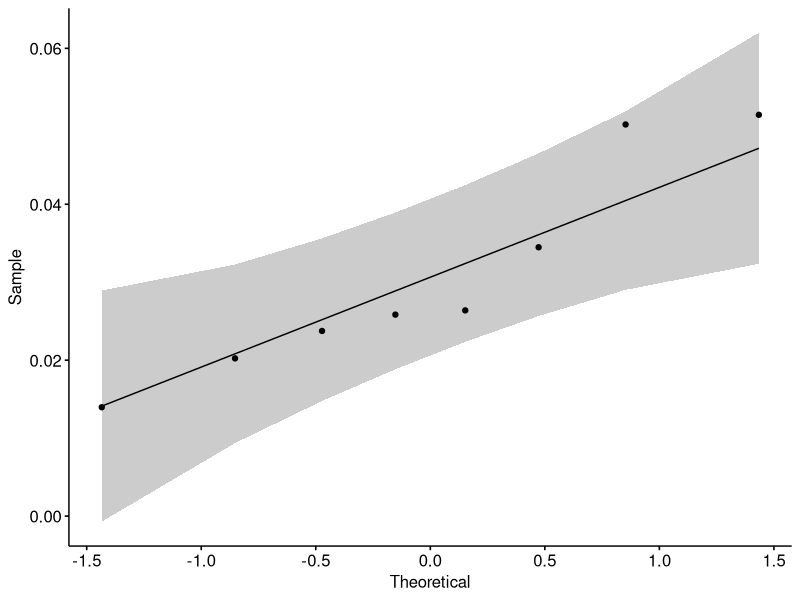
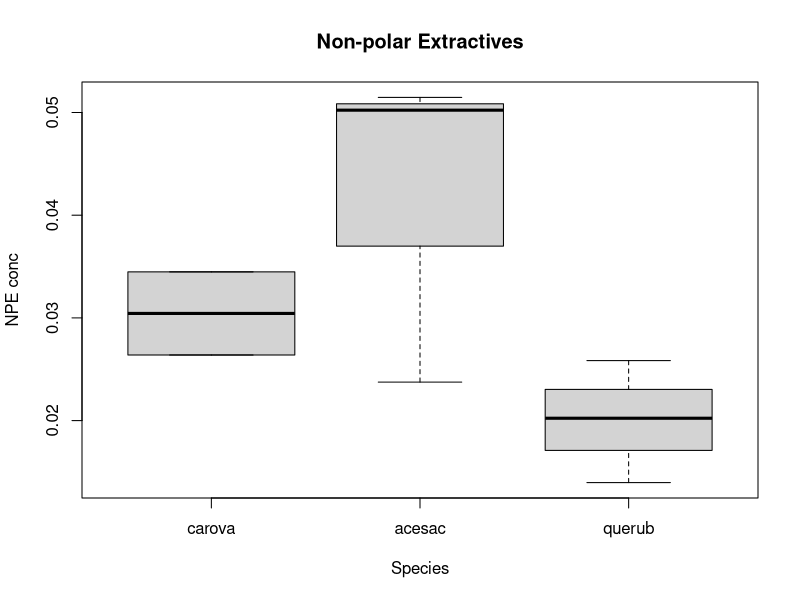
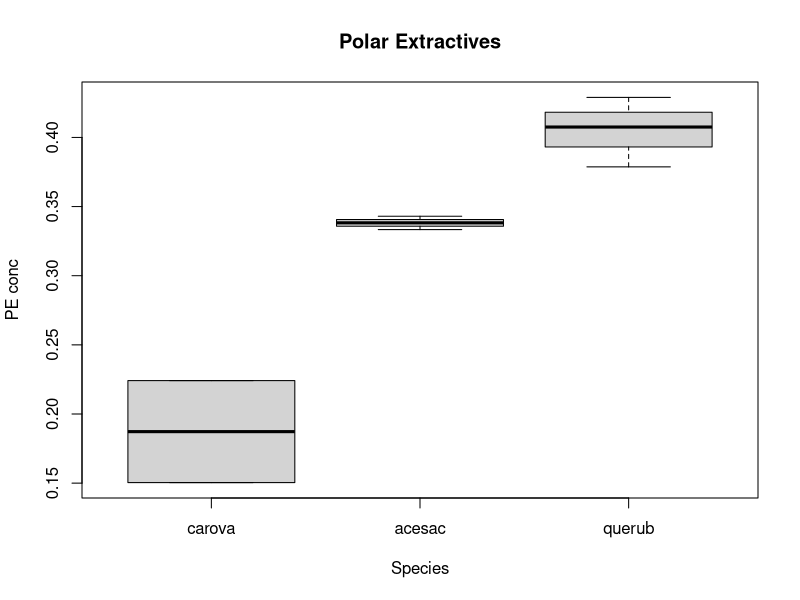
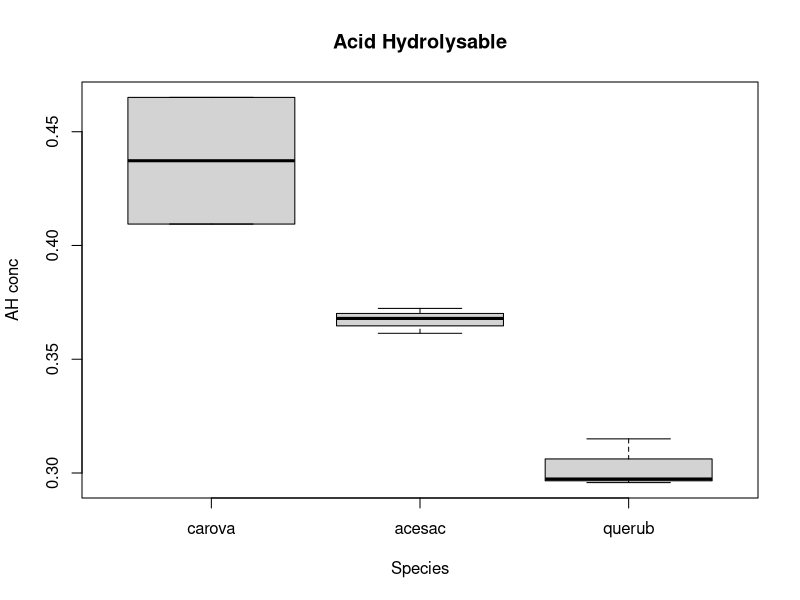
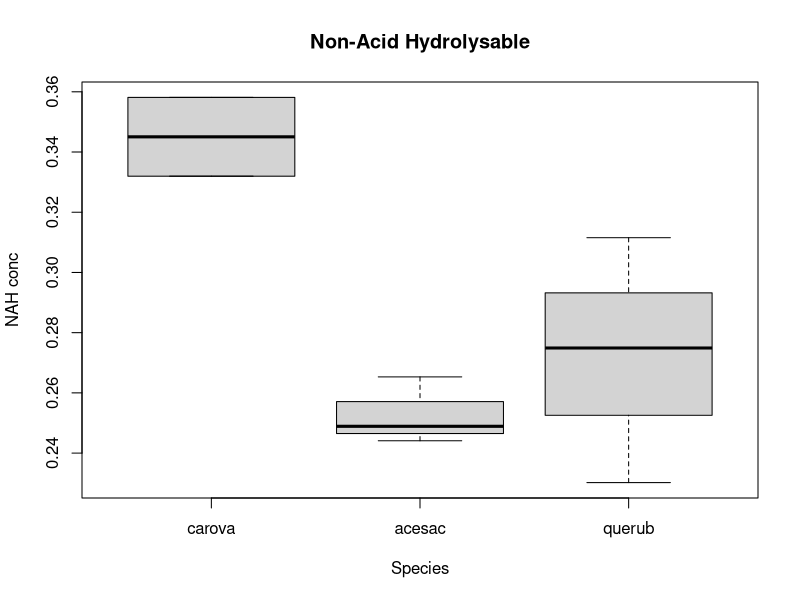
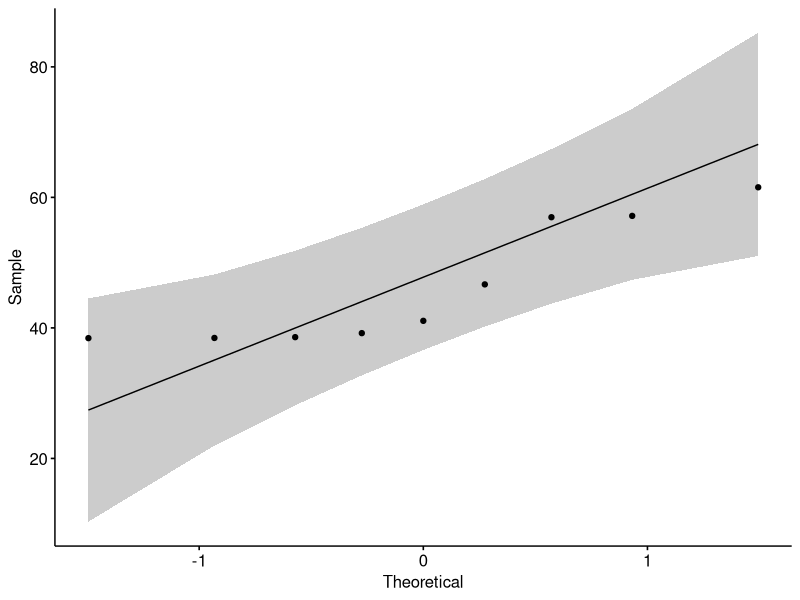
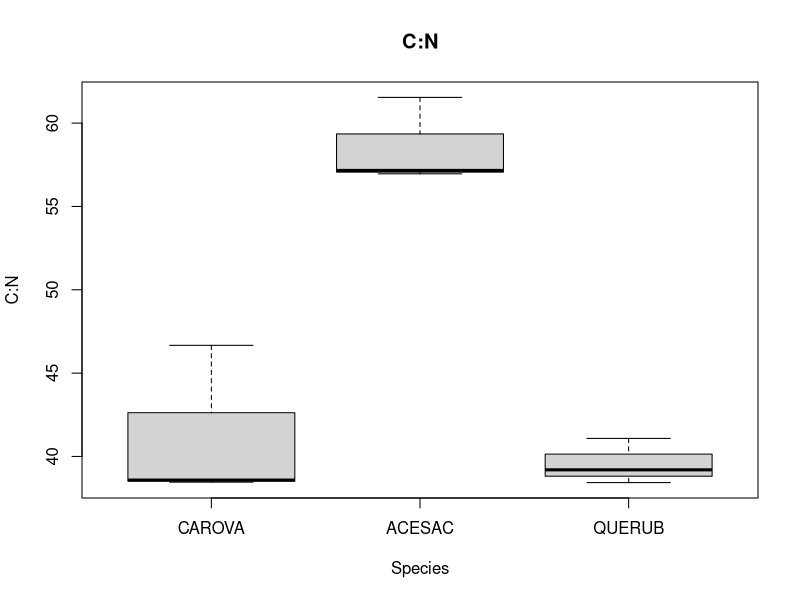
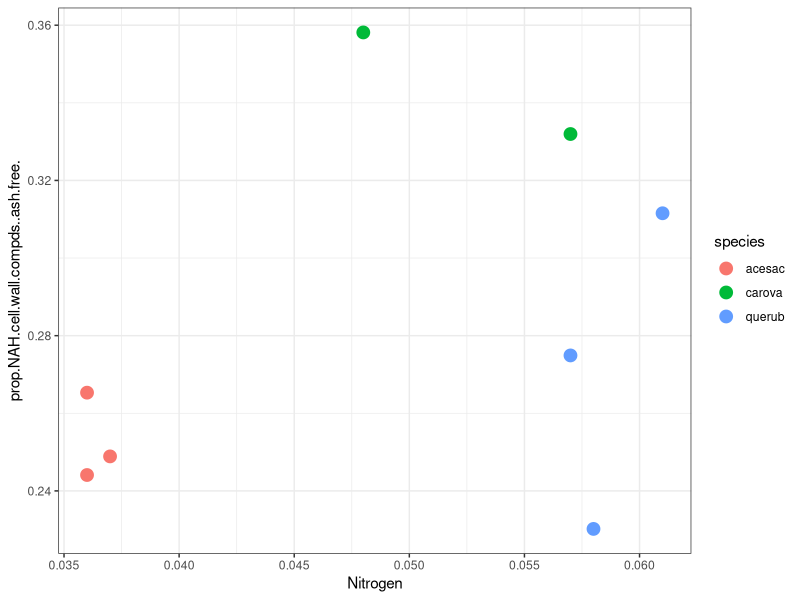

Source code (R) for these figures, in order:
## ---- chunk 1
knitr::opts_chunk$set(echo = TRUE)
## ---- chunk 2
leafchem=read.csv("leafchemcalcs.csv", header=TRUE)
dim(leafchem)
#Because of the highlighting and stuff in the excel file, there are extra rows. Cut them out
leafchem=leafchem[1:8,]
##CAROVA T03 is an outlier because I fucked up that sample - we'll just cut it out now so it doesn't screw up the analyses.

lig.n=read.csv("costech.data.csv",header=TRUE)

###libraries
library(ggpubr)
library(stats)
library(nlme)
## ---- chunk 3
##non-polar extractives
order=factor(leafchem$species, levels=c("carova", "acesac","querub"))
colnames(leafchem)
npe=aov(leafchem$prop.nonpolar.extract..ash.free.~leafchem$species)
summary(npe)
shapiro.test(leafchem$prop.nonpolar.extract..ash.free.)
ggqqplot(leafchem$prop.nonpolar.extract..ash.free.)
boxplot(leafchem$prop.nonpolar.extract..ash.free.~order, main="Non-polar Extractives", ylab="NPE conc", xlab="Species")

##polar extractives
pe=aov(leafchem$prop.polar.extract..ash.free.~leafchem$species)
summary(pe)
shapiro.test(leafchem$prop.polar.extract..ash.free.)
TukeyHSD(pe)
boxplot(leafchem$prop.polar.extract..ash.free.~order, main="Polar Extractives", ylab="PE conc", xlab="Species")

##acid-hydrolysable compounds
ahc=aov(leafchem$prop.AH.cell.wall.compds..ash.free.~leafchem$species)
summary(ahc)
shapiro.test(leafchem$prop.AH.cell.wall.compds..ash.free.)
TukeyHSD(ahc)
boxplot(leafchem$prop.AH.cell.wall.compds..ash.free.~order, main="Acid Hydrolysable", ylab="AH conc", xlab="Species")

##non-acid hydrolysable compounds
nahc=aov(leafchem$prop.NAH.cell.wall.compds..ash.free.~leafchem$species)
summary(nahc)
shapiro.test(leafchem$prop.NAH.cell.wall.compds..ash.free.)
TukeyHSD(nahc)
boxplot(leafchem$prop.NAH.cell.wall.compds..ash.free.~order,main="Non-Acid Hydrolysable",ylab="NAH conc", xlab="Species")

###Costech Stats
##C:N
order=factor(lig.n$Species, levels=c("CAROVA", "ACESAC","QUERUB"))
colnames(lig.n)
cton=aov(lig.n$C.N~lig.n$Species)
summary(cton)
shapiro.test(lig.n$C.N)
ggqqplot(lig.n$C.N)
boxplot(lig.n$C.N~order, main="C:N", ylab="C:N", xlab="Species")

##NAH:N
chem=merge(leafchem, lig.n)
dim(chem)

nah.n=aov(chem$prop.nonpolar.extract..ash.free.~chem$Nitrogen)
summary(nah.n)
ggplot(chem, aes(x=Nitrogen, y=prop.NAH.cell.wall.compds..ash.free., color=species))+
  geom_point(size=4)+
  theme_bw()
## ---- chunk 4
acesac=leafchem[leafchem$species=="acesac",]
sd(acesac$Polar.Extracts)
sd(acesac$Non.Polar.Extracts)
sd(acesac$prop.AH.cell.wall.compds..ash.free.)
sd(acesac$prop.NAH.cell.wall.compds..ash.free.)

acesac.n=lig.n[lig.n$Species=="ACESAC",]
sd(acesac.n$C.N)


carova=leafchem[leafchem$species=="carova",]
sd(carova$Polar.Extracts)
sd(carova$Non.Polar.Extracts)
sd(carova$prop.AH.cell.wall.compds..ash.free.)
sd(carova$prop.NAH.cell.wall.compds..ash.free.)

carova.n=lig.n[lig.n$Species=="CAROVA",]
sd(carova.n$C.N)

querub=leafchem[leafchem$species=="querub",]
sd(querub$Polar.Extracts)
sd(querub$Non.Polar.Extracts)
sd(querub$prop.AH.cell.wall.compds..ash.free.)
sd(querub$prop.NAH.cell.wall.compds..ash.free.)

querub.n=lig.n[lig.n$Species=="QUERUB",]
sd(querub.n$C.N)

